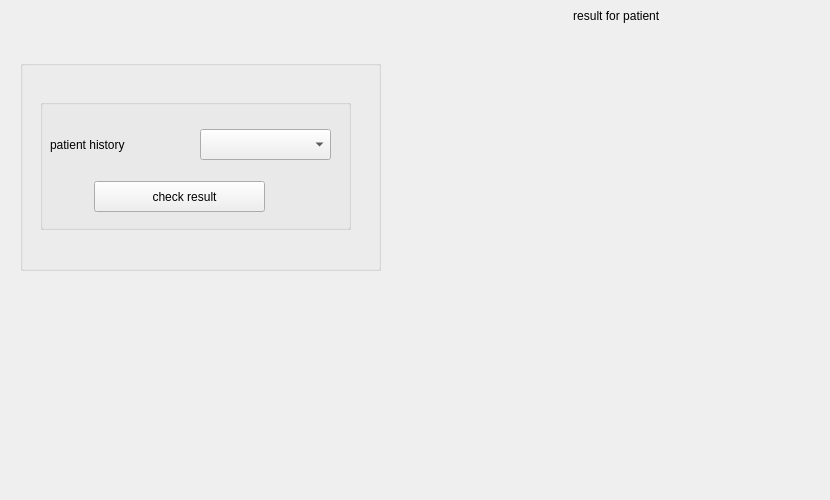
      <widget class="QWidget" name="tab_4">
       <attribute name="title">
        <string>patient rsult</string>
       </attribute>
       <widget class="QLabel" name="label_3">
        <property name="geometry">
         <rect>
          <x>510</x>
          <y>0</y>
          <width>231</width>
          <height>31</height>
         </rect>
        </property>
        <property name="text">
         <string>                   result for patient</string>
        </property>
       </widget>
       <widget class="QGroupBox" name="groupBox_8">
        <property name="geometry">
         <rect>
          <x>20</x>
          <y>60</y>
          <width>361</width>
          <height>211</height>
         </rect>
        </property>
        <property name="title">
         <string/>
        </property>
        <widget class="QGroupBox" name="groupBox_9">
         <property name="geometry">
          <rect>
           <x>20</x>
           <y>39</y>
           <width>311</width>
           <height>131</height>
          </rect>
         </property>
         <property name="title">
          <string/>
         </property>
         <widget class="QLabel" name="label_4">
          <property name="geometry">
           <rect>
            <x>10</x>
            <y>30</y>
            <width>81</width>
            <height>31</height>
           </rect>
          </property>
          <property name="text">
           <string>patient history</string>
          </property>
         </widget>
         <widget class="QComboBox" name="comboBox_2">
          <property name="geometry">
           <rect>
            <x>160</x>
            <y>30</y>
            <width>131</width>
            <height>31</height>
           </rect>
          </property>
         </widget>
         <widget class="QPushButton" name="pushButton_4">
          <property name="geometry">
           <rect>
            <x>54</x>
            <y>82</y>
            <width>171</width>
            <height>31</height>
           </rect>
          </property>
          <property name="text">
           <string>   check result</string>
          </property>
          <property name="icon">
           <iconset>
            <normaloff>photo/correct.png</normaloff>photo/correct.png</iconset>
          </property>
         </widget>
         <widget class="QLabel" name="label_7">
          <property name="geometry">
           <rect>
            <x>100</x>
            <y>32</y>
            <width>47</width>
            <height>31</height>
           </rect>
          </property>
          <property name="text">
           <string/>
          </property>
          <property name="pixmap">
           <pixmap>photo/clock.png</pixmap>
          </property>
         </widget>
        </widget>
       </widget>
       <widget class="QLabel" name="label_2">
        <property name="geometry">
         <rect>
          <x>390</x>
          <y>50</y>
          <width>431</width>
          <height>441</height>
         </rect>
        </property>
        <property name="text">
         <string/>
        </property>
        <property name="pixmap">
         <pixmap>../../Pictures/Capture.PNG</pixmap>
        </property>
        <property name="scaledContents">
         <bool>true</bool>
        </property>
       </widget>
       <widget class="QLabel" name="label_8">
        <property name="geometry">
         <rect>
          <x>670</x>
          <y>0</y>
          <width>47</width>
          <height>41</height>
         </rect>
        </property>
        <property name="text">
         <string/>
        </property>
        <property name="pixmap">
         <pixmap>photo/scroll.png</pixmap>
        </property>
       </widget>
      </widget>
